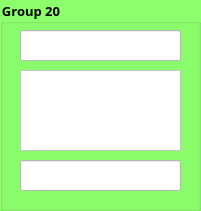
   <widget class="QGroupBox" name="groupBox_22">
    <property name="geometry">
     <rect>
      <x>1000</x>
      <y>710</y>
      <width>201</width>
      <height>211</height>
     </rect>
    </property>
    <property name="font">
     <font>
      <family>Mongolian Baiti</family>
      <pointsize>10</pointsize>
      <weight>75</weight>
      <bold>true</bold>
     </font>
    </property>
    <property name="styleSheet">
     <string notr="true">background-color: rgb(140, 255, 108);</string>
    </property>
    <property name="title">
     <string>Group 20</string>
    </property>
    <widget class="QLineEdit" name="lineEdit_61">
     <property name="geometry">
      <rect>
       <x>20</x>
       <y>30</y>
       <width>161</width>
       <height>31</height>
      </rect>
     </property>
     <property name="styleSheet">
      <string notr="true">background-color: rgb(255, 255, 255);</string>
     </property>
    </widget>
    <widget class="QTextEdit" name="textEdit_31">
     <property name="geometry">
      <rect>
       <x>20</x>
       <y>70</y>
       <width>161</width>
       <height>81</height>
      </rect>
     </property>
     <property name="styleSheet">
      <string notr="true">background-color: rgb(255, 255, 255);</string>
     </property>
     <property name="html">
      <string>&lt;!DOCTYPE HTML PUBLIC &quot;-//W3C//DTD HTML 4.0//EN&quot; &quot;http://www.w3.org/TR/REC-html40/strict.dtd&quot;&gt;
&lt;html&gt;&lt;head&gt;&lt;meta name=&quot;qrichtext&quot; content=&quot;1&quot; /&gt;&lt;style type=&quot;text/css&quot;&gt;
p, li { white-space: pre-wrap; }
&lt;/style&gt;&lt;/head&gt;&lt;body style=&quot; font-family:'MS Shell Dlg 2'; font-size:7.8pt; font-weight:400; font-style:normal;&quot;&gt;
&lt;p style=&quot;-qt-paragraph-type:empty; margin-top:0px; margin-bottom:0px; margin-left:0px; margin-right:0px; -qt-block-indent:0; text-indent:0px;&quot;&gt;&lt;br /&gt;&lt;/p&gt;&lt;/body&gt;&lt;/html&gt;</string>
     </property>
    </widget>
    <widget class="QLineEdit" name="lineEdit_62">
     <property name="geometry">
      <rect>
       <x>20</x>
       <y>160</y>
       <width>161</width>
       <height>31</height>
      </rect>
     </property>
     <property name="styleSheet">
      <string notr="true">background-color: rgb(255, 255, 255);</string>
     </property>
     <property name="alignment">
      <set>Qt::AlignCenter</set>
     </property>
    </widget>
   </widget>
